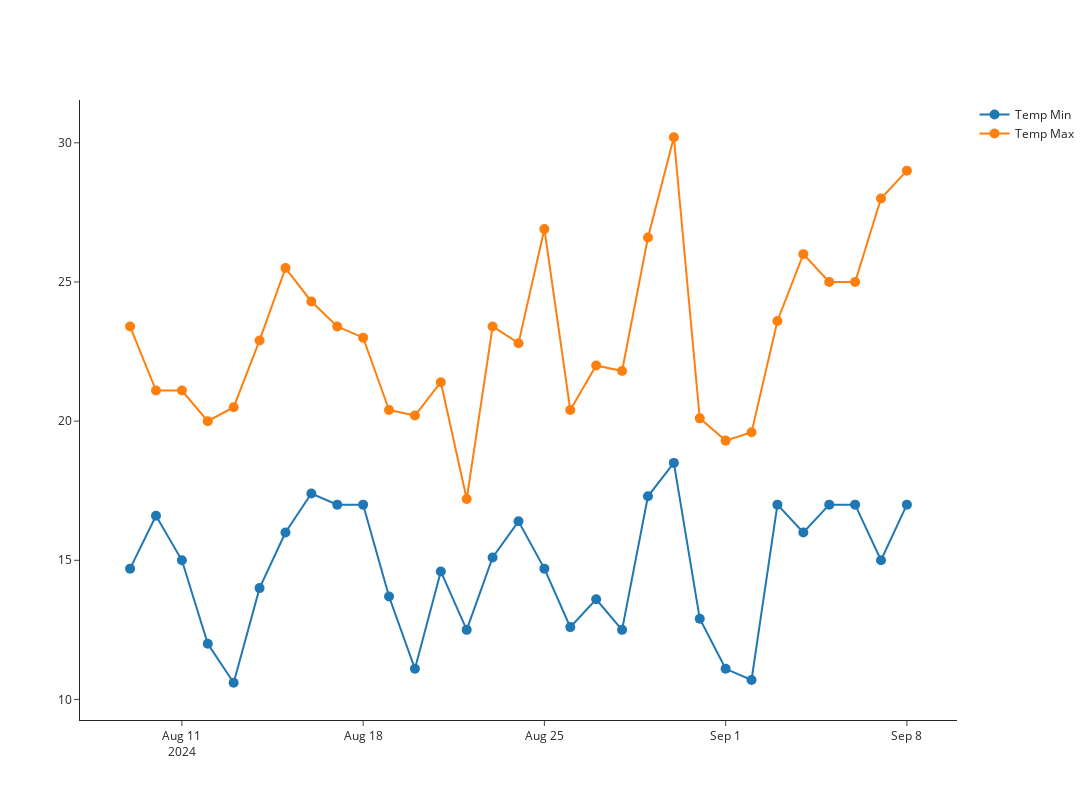

Write notebook code for a chart like this one.
### Code cell
#Lineplot tempmax and tempmin

fig = go.Figure()

fig.add_trace(go.Scatter(x=historical_data['Date'], y=historical_data['TemperatureMin'], name = 'Temp Min', mode='lines+markers', text=historical_data['TemperatureMin'], marker=dict(size=10)))
fig.add_trace(go.Scatter(x=historical_data['Date'], y=historical_data['TemperatureMax'], name = 'Temp Max',mode='lines+markers', text=historical_data['TemperatureMax'],marker=dict(size=10)))

fig.update_traces(textfont=dict(size=12))
fig.update_traces(textposition = 'bottom center')
fig.update_layout(template='simple_white')
fig.update_layout(width=1300, height=800)
fig.show()
